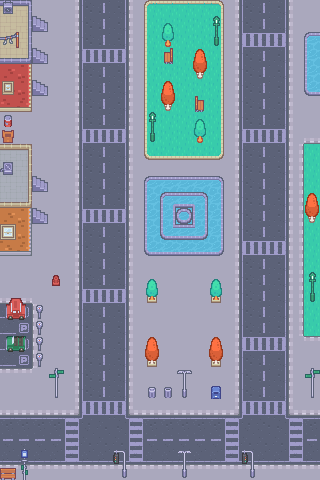

A level layout from a 2D game, rendered from its tile map. Below: a short description, then the map file with tile-grid data replaced by summaries:
An orthogonal 20x30 tile map with 16x16 px tiles, 5 tile layers (Sidewalk_road, Grass_water, Grass_water_details, Left_building, ...).

<map version="1.10" tiledversion="1.10.2" orientation="orthogonal" renderorder="right-down" width="20" height="30" tilewidth="16" tileheight="16" infinite="0" nextlayerid="6" nextobjectid="1">
 <tileset firstgid="1" source="RPG_Urban_City.tsx" />
 <layer id="1" name="Sidewalk_road" width="20" height="30">
  <data>[600 cells, 600 non-empty, 24 distinct tile ids]</data>
 </layer>
 <layer id="2" name="Grass_water" width="20" height="30">
  <data>[600 cells, 105 non-empty, 21 distinct tile ids]</data>
 </layer>
 <layer id="3" name="Grass_water_details" width="20" height="30">
  <data>[600 cells, 27 non-empty, 15 distinct tile ids]</data>
 </layer>
 <layer id="4" name="Left_building" width="20" height="30">
  <data>[600 cells, 33 non-empty, 23 distinct tile ids]</data>
 </layer>
 <layer id="5" name="Detailing" width="20" height="30">
  <data>[600 cells, 45 non-empty, 33 distinct tile ids]</data>
 </layer>
</map>
